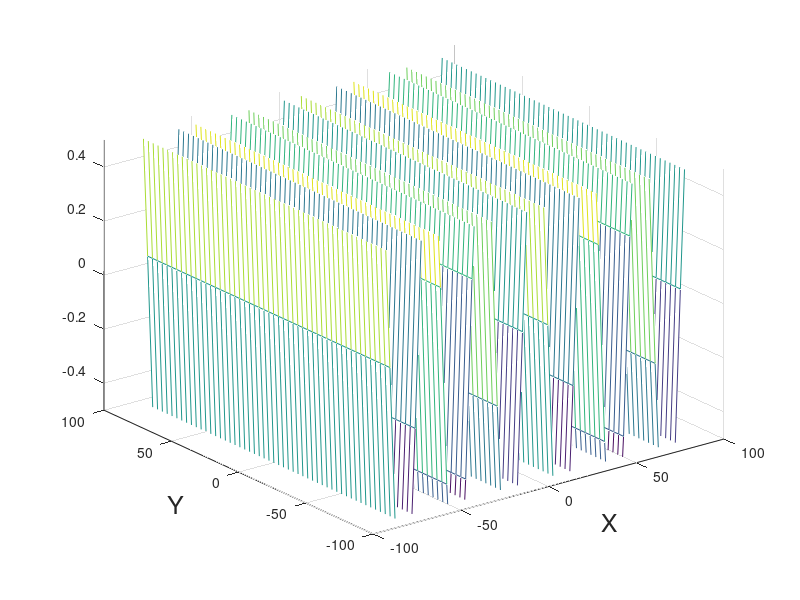

MATLAB code to generate this figure:
% Fundamentos de Acústica Submarina

clear all, close all 

quadros  =  36;
periodos =   6;
nx       =  51;

freq  =   50.0; T = 1.0/freq; w = 2.0*pi*freq;
c     = 1500.0;
k     = w/c;
% Ângulo de propagação (mudar e ver efeito)
phi   = 0.0;
% Componentes do número de onda:
kx    = k*cos( phi*pi/180.0 );
ky    = k*sin( phi*pi/180.0 );
% Comprimento de onda:
L     = 2.0*pi/k;
tmin  =  0;
tmax  =  T*periodos;
xmax  = 3.0*L;
x = linspace(-xmax,xmax,nx); y = x;

[X,Y] = meshgrid(x,y);

t = linspace(tmin,tmax,quadros);

% Animação:
for i = 1:quadros
figure(1)
p = real( exp( 1i*( kx*X + ky*Y - w*t(i) ) ) );
mesh(x,y,p)
xlabel('X','FontSize',18)
ylabel('Y','FontSize',18)
zlim([-0.5,0.5])
pause(0.1)
endfor
